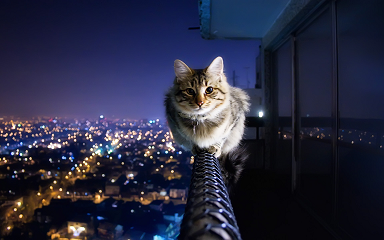
#> input picture uncompressed_cat2.png, 384 x 240 px
$ python tryToDoIt.py
#> lines starting #> are read from the running program, lines starting #| are printed output that depends on the picture; after the words box and inside, x2 and y2 are one past the last pixel; in counts of white or black regions, pixels touching at a corner belong together
### Huffman.py
# A Huffman Tree Node
import math
import os


class Node:
    def __init__(self, prob, symbol, left=None, right=None):
        # probability of symbol
        self.prob = prob

        # symbol
        self.symbol = symbol

        # left node
        self.left = left

        # right node
        self.right = right

        # tree direction (0/1)
        self.code = ''

""" A helper function to print the codes of symbols by traveling Huffman Tree"""
codes = dict()

def Calculate_Codes(node, val=''):
    # huffman code for current node
    newVal = val + str(node.code)

    if(node.left):
        Calculate_Codes(node.left, newVal)
    if(node.right):
        Calculate_Codes(node.right, newVal)

    if(not node.left and not node.right):
        codes[node.symbol] = newVal

    return codes

""" A helper function to calculate the probabilities of symbols in given data"""
def Calculate_Probability(data):
    symbols_dict = dict()
    for element in data:
        if symbols_dict.get(element) == None:
            symbols_dict[element] = 1
        else:
            symbols_dict[element] += 1
    return symbols_dict

""" A helper function to obtain the encoded output"""
def Output_Encoded(data, coding):
    encoding_output = []
    for c in data:
      #  print(coding[c], end = '')
        encoding_output.append(coding[c])

    string = ''.join([str(item) for item in encoding_output])
    return string

""" A helper function to calculate the space difference between compressed and non compressed data"""
def Total_Gain(data, coding):
    before_compression = len(data) * 8 # total bit space to stor the data before compression
    after_compression = 0
    symbols = coding.keys()
    for symbol in symbols:
        count = data.count(symbol)
        after_compression += count * len(coding[symbol]) #calculate how many bit is required for that symbol in total
    compression_ratio = before_compression/after_compression
    print("Space usage before compression (in bits):", before_compression)
    print("Space usage after compression (in bits):",  after_compression)
    print("Compression ratio: ",compression_ratio)


def Huffman_Encoding(data):
    #create dict and calculate prob.
    symbol_with_probs = Calculate_Probability(data)
    symbols = symbol_with_probs.keys()
    counts = symbol_with_probs.values()
    denominator = 0
    for ind in range(len(counts)):
        denominator += ind

    probabilities = []
    for ind in range(1, len(counts) + 1):
        probabilities.append(ind / denominator)


    entropyVal = 0

    for ind in range(1, len(probabilities)):
        entropyVal = (entropyVal + (probabilities[ind] * math.log(probabilities[ind], 2)))

    entropyVal = entropyVal * (-1)

    print("symbols: ", symbols)
    print("counts: ", counts)
    print("entropy: ", entropyVal)
    print("probabilities: ", probabilities)


    nodes = []

    # converting symbols and probabilities into huffman tree nodes
    for symbol in symbols:
        nodes.append(Node(symbol_with_probs.get(symbol), symbol))


    while len(nodes) > 1:
        # sort all the nodes in ascending order based on their probability
        nodes = sorted(nodes, key=lambda x: x.prob)
        # for node in nodes:
        #      print(node.symbol, node.prob)

        # pick 2 smallest nodes
        right = nodes[0]
        left = nodes[1]

        left.code = 0
        right.code = 1

        # combine the 2 smallest nodes to create new node
        newNode = Node(left.prob+right.prob, left.symbol+right.symbol, left, right)

        nodes.remove(left)
        nodes.remove(right)
        nodes.append(newNode)

    huffman_encoding = Calculate_Codes(nodes[0])
    print("symbols with codes", huffman_encoding)

    symbolsLength = []
    length: [int] = []
    for j in huffman_encoding.values():
        symbolsLength.append(j)
    for x in range(len(symbolsLength)):
        length.append((len(symbolsLength[x])))

    lAve = 0.00
    for x, y in zip(range(len(length)), range(len(probabilities))):
        lAve += int(length[x]) * float(probabilities[y])
    print("Average Code Length", lAve)


    Total_Gain(data, huffman_encoding)
    encoded_output = Output_Encoded(data, huffman_encoding)
    return encoded_output, nodes[0]


# [23 lines left out: functions Huffman_Decoding, compression, not called in this run]

### huffman2.py
import heapq
import os

"""
author: Bhrigu Srivastava
website: https:bhrigu.me
"""

class HuffmanCoding:
	def __init__(self, path):
		self.path = path
		self.heap = []
		self.codes = {}
		self.reverse_mapping = {}

	class HeapNode:
		def __init__(self, char, freq):
			self.char = char
			self.freq = freq
			self.left = None
			self.right = None

		# defining comparators less_than and equals
		def __lt__(self, other):
			return self.freq < other.freq

		def __eq__(self, other):
			if(other == None):
				return False
			if(not isinstance(other, HeapNode)):
				return False
			return self.freq == other.freq

	# functions for compression:

	def make_frequency_dict(self, text):
		frequency = {}
		for character in text:
			if not character in frequency:
				frequency[character] = 0
			frequency[character] += 1
		return frequency

	def make_heap(self, frequency):
		for key in frequency:
			node = self.HeapNode(key, frequency[key])
			heapq.heappush(self.heap, node)

	def merge_nodes(self):
		while(len(self.heap)>1):
			node1 = heapq.heappop(self.heap)
			node2 = heapq.heappop(self.heap)

			merged = self.HeapNode(None, node1.freq + node2.freq)
			merged.left = node1
			merged.right = node2

			heapq.heappush(self.heap, merged)


	def make_codes_helper(self, root, current_code):
		if(root == None):
			return

		if(root.char != None):
			self.codes[root.char] = current_code
			self.reverse_mapping[current_code] = root.char
			return

		self.make_codes_helper(root.left, current_code + "0")
		self.make_codes_helper(root.right, current_code + "1")


	def make_codes(self):
		root = heapq.heappop(self.heap)
		current_code = ""
		self.make_codes_helper(root, current_code)


	def get_encoded_text(self, text):
		encoded_text = ""
		for character in text:
			encoded_text += self.codes[character]
		return encoded_text


	def pad_encoded_text(self, encoded_text):
		extra_padding = 8 - len(encoded_text) % 8
		for i in range(extra_padding):
			encoded_text += "0"

		padded_info = "{0:08b}".format(extra_padding)
		encoded_text = padded_info + encoded_text
		return encoded_text


	def get_byte_array(self, padded_encoded_text):
		if(len(padded_encoded_text) % 8 != 0):
			print("Encoded text not padded properly")
			exit(0)

		b = bytearray()
		for i in range(0, len(padded_encoded_text), 8):
			byte = padded_encoded_text[i:i+8]
			b.append(int(byte, 2))
		return b


	def compress(self):
		filename, file_extension = os.path.splitext(self.path)
		output_path = filename + ".bin"

		with open(self.path, 'r+') as file, open(output_path, 'wb') as output:
			text = file.read()
			text = text.rstrip()

			frequency = self.make_frequency_dict(text)
			self.make_heap(frequency)
			self.merge_nodes()
			self.make_codes()

			encoded_text = self.get_encoded_text(text)
			padded_encoded_text = self.pad_encoded_text(encoded_text)

			b = self.get_byte_array(padded_encoded_text)
			output.write(bytes(b))


		return output_path


	""" functions for decompression: """


	# [21 lines left out: functions remove_padding, decode_text, not called in this run]


	def decompress(self, input_path):
		filename, file_extension = os.path.splitext(self.path)
		output_path = filename + "_decompressed" + ".txt"

		with open(input_path, 'rb') as file, open(output_path, 'w') as output:
			bit_string = ""

			byte = file.read(1)
			while(len(byte) > 0):
				byte = ord(byte)
				bits = bin(byte)[2:].rjust(8, '0')
				bit_string += bits
				byte = file.read(1)

			encoded_text = self.remove_padding(bit_string)

			decompressed_text = self.decode_text(encoded_text)

			output.write(decompressed_text)


		return output_path

### tryToDoIt.py

from huffman2 import HuffmanCoding
import sys
import numpy
from PIL import *
from PIL import Image, ImageTk
import numpy as np
import os
from numpy import ndarray
import Huffman
import math


def main():
    #
    # # img = readPILimg("red.png")
    # # arr = PIL2np(img)
    # # print(arr)
    # arr = [[21,21,21,95,169,243,243,243],
    #        [21,21,21,95,169,243,243,243],
    #        [25,0,21,95,169,243,243,243],
    #        [21,21,21,95,169,243,243,23]]

    # Darr_arr = difference(arr)
    # print(Darr_arr)
    # print(len(Darr_arr[0]))
    # print(reDifference(Darr_arr))
    # #RGB_comp("muhi.png")
    # # img = readPILimg("muhi.png")
    # # arr = PIL2np(img)

    # Dosya açar ve içine veri aktarır.
    # with open("gry_ımg.txt", "w+") as file:
    #     pass
    # with open("gry_ımg.txt", "r+") as file:
    #     writeMatrixToFile(file, arr)

    # array =readFileTo2DArray("gry_ımg.txt")
    # array2 = readFileTo2DArray("blue_diff_encode.txt")
    # print(difference(array))
    # print(difference(array2))
     #Level1_HuffmanEncodingAndDecoding("input.txt")
    #Level2_ImageCompressionGrayLevel("uncompressed_cat2.png", "muhi2.txt", "Level2_restoredImage.png")
    #Level3_ImageCompressionGrayLeveldifferences("uncompressed_cat.png", "test_encode.txt", "restored_image.png")
    #Level4ImageCompression("uncompressed_cat2.png")
    Level5ImageCompressionColordifferences("uncompressed_cat2.png")
    # [14 lines of commented-out code are left out]


# [83 lines left out: functions Level1_HuffmanEncodingAndDecoding, Level2_ImageCompressionGrayLevel, not called in this run]


def Level3_ImageCompressionGrayLeveldifferences(image, diff_encode, restoredImage):
    lev_3Img = readPILimg(image)
    ImgNpArray = PIL2np(lev_3Img)

    ImgArray = Array2DToList2D(ImgNpArray)
    difference_array = difference(ImgArray)
    difference_array = np.array(difference_array)
    print("difference pixels :", difference(difference_array))

    # Dosya açar ve içine veri aktarır.
    with open("Level3_diff.txt", "w+") as file:
        pass
    with open("Level3_diff.txt", "r+") as file:
        writeMatrixToFile(file, difference_array)

    print("------------------------------------------------COMPRESSION")
    encoding, tree = Huffman.Huffman_Encoding(readFileToList("Level3_diff.txt"))
    print("Encoded output", encoding)

    # bu arrayden değerler okunacak
    difference_2DArray = difference_array
    huff_encode = Huffman.Calculate_Codes(tree)

    # bu arraye binary kodlar yazılacak
    binEncode = []
    for ind in range(len(difference_2DArray)):
        column = []
        for ind2 in range(len(difference_2DArray[0])):
            column.append((huff_encode[difference_2DArray[ind][ind2]]))
        binEncode.append(column)

    with open(diff_encode, "w+") as f:
        writeMatrixToFile(f, binEncode)

    path = diff_encode
    h = HuffmanCoding(path)
    output_path = h.compress()
    print("Compressed file path: " + output_path)

    print("DECOMPRESSION")

    decom_path = h.decompress(output_path)
    print("Decompressed file path: " + decom_path)

    decompressfile = readFileTo2DArray(decom_path, str)

    Row = (len(decompressfile))
    Colmn = (len(decompressfile[0]))
    # text to str.
    binfile = open(decom_path)
    encode = binfile.read()
    binfile.close()

    decom_path = np.array(decom_path, copy=True)

    print("Decoded Output", Huffman.Huffman_Decoding(encode, tree))
    decode_str = Huffman.Huffman_Decoding(encode, tree)

    decode_arr = np.fromstring(decode_str, dtype=int, sep=' ')
    decode_array = decode_arr.reshape(Row, Colmn)
    print("-----------")
    print(decode_array)

    original = reDifference(decode_array)

    convertMatrixToImage(original, restoredImage)

# [24 lines left out: function Level4ImageCompression, not called in this run]


def Level5ImageCompressionColordifferences(img):

    RGB_comp(img, 'blue', "blue.png")
#> in RGB_comp, img_rgb is the input picture: PIL image 384x240 RGBA; mean R, G, B, A 41, 42.6, 65.3, 255
#> after the loop in RGB_comp, `for row in range(n_rows):`:
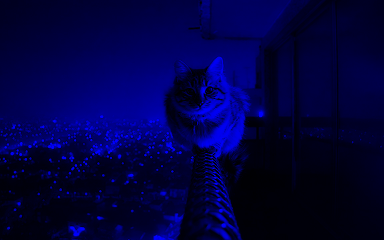
#> image_array: shape (240, 384, 4); mean R, G, B, A 0, 0, 65.3, 255
    RGB_comp(img, 'green', "green.png")
#> call 2 of RGB_comp, with image_file_path = 'uncompressed_cat2.png', channel = 'green', str = 'green.png'
#> after the loop in RGB_comp (call 2), `for row in range(n_rows):`:
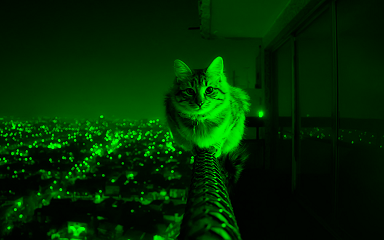
#> image_array: shape (240, 384, 4); mean R, G, B, A 0, 42.6, 0, 255
    RGB_comp(img, "red", "red.png")
#> call 3 of RGB_comp, with image_file_path = 'uncompressed_cat2.png', channel = 'red', str = 'red.png'
#> after the loop in RGB_comp (call 3), `for row in range(n_rows):`:
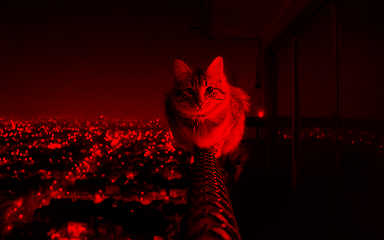
#> image_array: shape (240, 384, 4); mean R, G, B, A 41, 0, 0, 255

    print("For Blue Img:")
    Level3_ImageCompressionGrayLeveldifferences(image="blue.png",
                                                diff_encode="blue_diff_encode.txt",
                                                restoredImage="blue_restored_DiffImage.png")

    print(" ")
    print(" ")

    print("For Green Img:")
    Level3_ImageCompressionGrayLeveldifferences(image="green.png",
                                                diff_encode="green_diff_encode.txt",
                                                restoredImage="green_restored_DiffImage.png")

    print(" ")
    print(" ")

    print("For Red Img:")
    Level3_ImageCompressionGrayLeveldifferences(image="red.png",
                                                diff_encode="red_diff_encode.txt",
                                                restoredImage="red_restored_DiffImage.png")


def Array2DToList2D(npArray):
    list_of_lists = list()
    for row in npArray:
        list_of_lists.append(row.tolist())

    return list_of_lists


def difference(arr):
    # en boy
    nrow = len(arr)
    ncolumn = len(arr[0])


    pivot_arr = []
    for i in range(nrow):
        pivot_arr.append(arr[i][0])
    with open("pivot.txt", "w+" )as f:
        pass
    with open("pivot.txt", "r+") as f:

        writeArrToFile(f, pivot_arr)

    darr = numpy.array(arr, copy=True)
    for i in range(nrow):
         for j in range(1, ncolumn):
            darr[i][j] = arr[i][j] - arr[i][j - 1]


    diff_arr = numpy.array(darr, copy=True)
    pivot = darr[0][0]
    diff_arr[0][0] = darr[0][0] - pivot
    for i in range(1, nrow):
        diff_arr[i][0] = (darr[i][0]) - int(darr[i - 1][0])


    return diff_arr


# [38 lines left out: functions reDifference, Array2D_To_Array1D, convertMatrixToImage, not called in this run]


def pil_to_np(img):
   img_array = np.array(img)
   return img_array


def my_function(filepath):
    data = open(filepath, "r+")


# [4 lines left out: function strToArr2DWithSpace, not called in this run]


def ListToNpArray(list):
    arr = numpy.array(list)
    return arr


# [38 lines left out: functions stringToArray2DForImg, Array2DToText, saveBinFile, readBinFile, not called in this run]


def readFileTo1DArray(file):
    file_data = np.loadtxt(file, dtype=int)
    return file_data


# boşluklu txt yi listeye çevirir.
def readFileToList(file):
    # opening the file in read mode
    my_file = open(file, "r")
    # reading the file
    data = my_file.read()
    # replacing end splitting the text
    # when newline ('\n') is seen.
    data_into_list = data.split(" ")
    del data_into_list[0]
    data_into_list = list(map(int, data_into_list))
    my_file.close()
    return data_into_list


# [13 lines left out: functions calculate_entropy, readFileTo2DArray, not called in this run]

def writeArrToFile(file, arr):
    # input dosyasına data yazdırır.
    for ind in range(0, len(arr)):
        file.write(' ' + str(arr[ind]))


def writeMatrixToFile(file, arr):
    # input dosyasına data yazdırır.
    for ind in range(0, len(arr)):
        if ind != 0:
            file.write("\n")
        for ind2 in range(0, len(arr[0])):
            file.write(' ' + str(arr[ind][ind2]))


# [5 lines left out: function readFile, not called in this run]


def readPILimg(image):
    # img dosyasının konumunu belirler.
    img = Image.open(image)
    # dosyanın içeriğini gösterir.
    img.show()
    # look at the function.
    img_gray = color2gray(img)
#> in color2gray, `img_gray = img.convert('L')`:
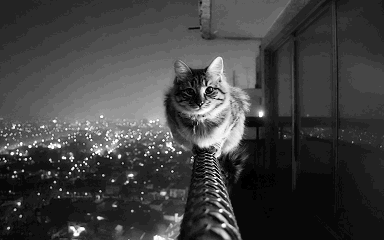
#> img_gray: PIL image 384x240 L; min 0, max 29, mean 7.4; drawn with min black and max white
    print(img_gray)
    img_gray.show()
    # img_gray.save("newImg", 'png')
    # Return a resized copy of this img.
    # new_img = img.resize((256,256))
    # new_img.show()
    return img_gray


# converte the file
def color2gray(img):
    # returns converted copy of this image.For the "P" mode,
    # this method translates pixels through the palette.
    img_gray = img.convert('L')
    return img_gray


# arraya kaydetme
def PIL2np(img):
    # img.size yi dizi gibi düşün ilk elemanı[0] rows,
    # ikinci elemanı [1] column
    nrows = img.size[0]
    ncols = img.size[1]
    print("nrows, ncols : ", nrows, ncols)
    # array oluşturup değerleri içeri alır 2 D
    imgarray = np.array(img.convert("L"))
    return imgarray


# [33 lines left out: functions np2PIL, convolve, threshold, not called in this run]


def RGB_comp(image_file_path, channel ,str):
   # red channel -> 0, green channel -> 1 and blue channel -> 2
   if channel == 'red':
      channel_index = 0
   elif channel == 'green':
      channel_index = 1
   else:
      channel_index = 2
   # open the current image as a PIL image
   img_rgb = Image.open(image_file_path)
   # convert the current image to a numpy array
   image_array = pil_to_np(img_rgb)
   # traverse all the pixels in the image array
   n_rows = image_array.shape[0]
   n_cols = image_array.shape[1]
   for row in range(n_rows):
      for col in range(n_cols):
         # make all the values 0 for the color channels except the given channel
         for rgb in range(3):
            if (rgb != channel_index):
               image_array[row][col][rgb] = 0
   # convert the modified image array (numpy) to a PIL image
   pil_img = np_to_pil(image_array)
   pil_img.save(str)


def np_to_pil(img_array):
   img = Image.fromarray(np.uint8(img_array))
   return img

def open_ready_file(file):
    f = open(file, "w+")
    f = open(file, "r+")

if __name__ == '__main__':
    main()
#| <PIL.Image.Image image mode=L size=384x240 at 0x7F734781C5D0>
#| nrows, ncols :  384 240
#> after the loop in Array2DToList2D, `for row in npArray:`: list_of_lists = 240 items
#> in difference, `nrow = len(arr)`: nrow = 240
#> in difference, `ncolumn = len(arr[0])`: ncolumn = 384
#> after the loop in difference, `for i in range(nrow):`: pivot_arr = 240 values, max 18 at index 151, min 1 at index 157, mean 5.25
#> after the loop in difference, `for i in range(nrow):`:
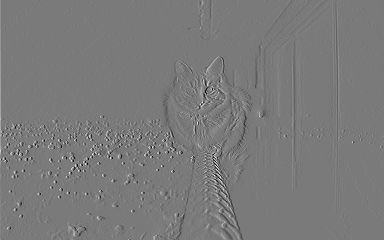
#> darr: shape (240, 384) int64; min -25, max 27, mean 0; drawn with min black and max white
#> in difference, `pivot = darr[0][0]`: pivot = 4
#> in difference, `diff_arr[0][0] = darr[0][0] - pivot`: diff_arr: shape (240, 384) int64; under 0.01% of pixels changed, all inside (x1, y1, x2, y2) = (0, 0, 1, 1)
#> after the loop in difference, `for i in range(1, nrow):`: diff_arr: shape (240, 384) int64; min -25, max 27, mean 0
#> after the loop in difference (call 2), `for i in range(nrow):`: pivot_arr = 240 values, max 7 at index 158, min -9 at index 160, mean -0.00833
#> after the loop in difference (call 2), `for i in range(nrow):`:
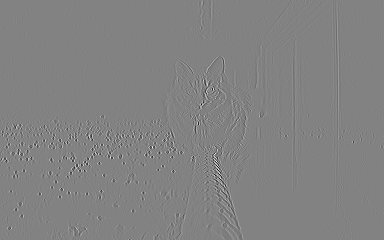
#> darr: shape (240, 384) int64; min -43, max 41, mean 0; drawn with min black and max white
#> in difference (call 2), `pivot = darr[0][0]`: pivot = 0
#> after the loop in difference (call 2), `for i in range(1, nrow):`: diff_arr: shape (240, 384) int64; 0.09% of pixels changed, all inside (x1, y1, x2, y2) = (0, 30, 1, 240)
#> (printed output is left out)
#> after the loop in Level3_ImageCompressionGrayLeveldifferences, `for ind in range(len(difference_2DArray)):`: binEncode = 240 items
